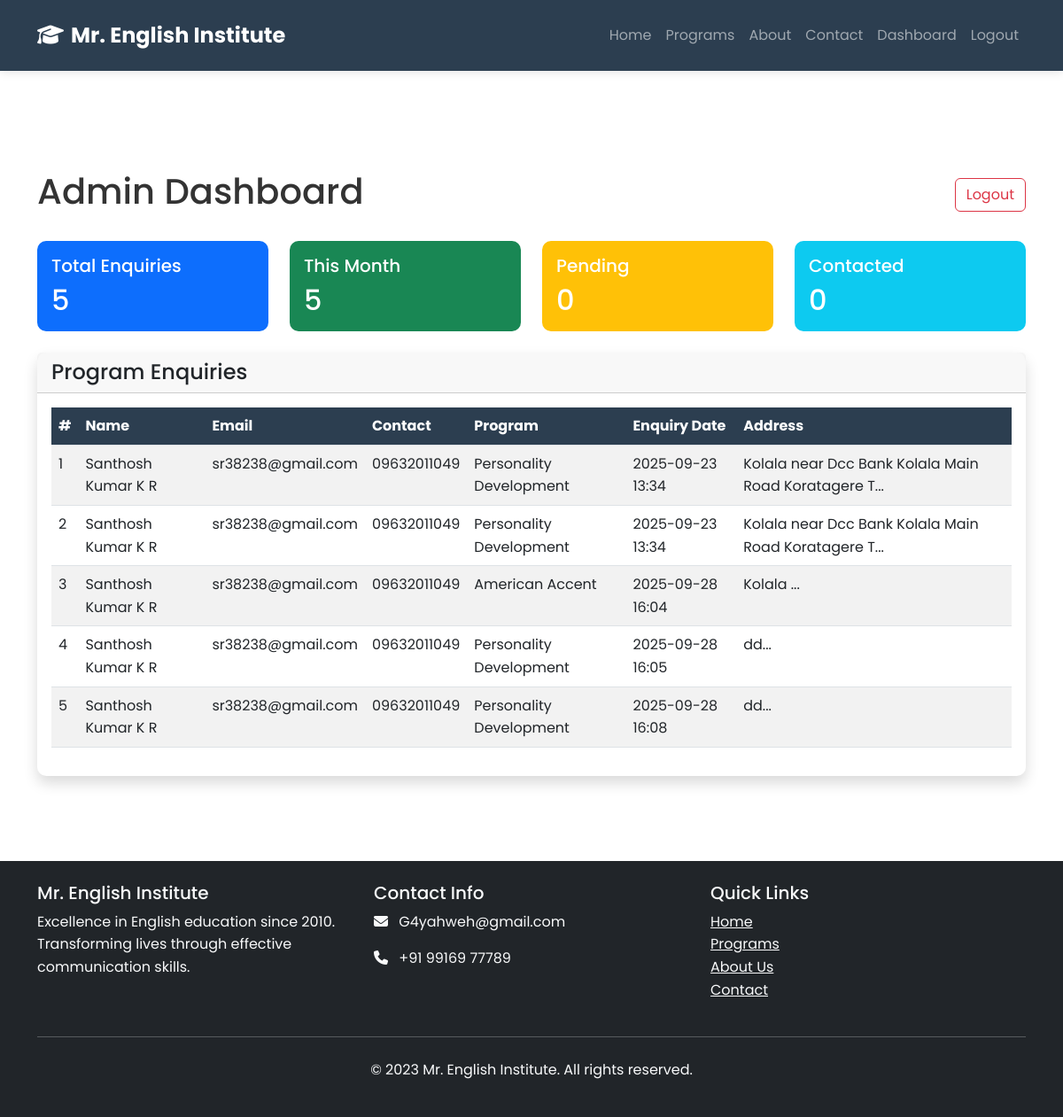
The app's page /admin/dashboard (signed in) with its own data.
### models.py (models this page shows)
class Enquiry(db.Model):
    id = db.Column(db.Integer, primary_key=True)
    name = db.Column(db.String(100), nullable=False)
    email = db.Column(db.String(100), nullable=False)
    address = db.Column(db.Text, nullable=False)
    contact_no = db.Column(db.String(15), nullable=False)
    program_id = db.Column(db.Integer, db.ForeignKey('program.id'), nullable=False)
    enquiry_date = db.Column(db.DateTime, default=datetime.utcnow)

class Program(db.Model):
    id = db.Column(db.Integer, primary_key=True)
    name = db.Column(db.String(100), nullable=False)
    description = db.Column(db.Text, nullable=True)
    enquiries = db.relationship('Enquiry', backref='program', lazy=True)

### app.py (the view)
@app.route('/admin/dashboard')
def admin_dashboard():
    if not session.get('admin_logged_in'):
        return redirect(url_for('admin_login'))
    enquiries = Enquiry.query.all()
    return render_template('admin_dashboard.html', enquiries=enquiries)

### templates/admin_dashboard.html
{% extends "base.html" %}
{% block content %}
<section class="py-5 mt-5">
    <div class="container">
        <div class="d-flex justify-content-between align-items-center mb-4">
            <h1>Admin Dashboard</h1>
            <a href="{{ url_for('admin_logout') }}" class="btn btn-outline-danger">Logout</a>
        </div>
        <div class="row mb-4">
            <div class="col-md-3">
                <div class="card text-white bg-primary">
                    <div class="card-body">
                        <h5 class="card-title">Total Enquiries</h5>
                        <h2 class="card-text">{{ enquiries|length }}</h2>
                    </div>
                </div>
            </div>
            <div class="col-md-3">
                <div class="card text-white bg-success">
                    <div class="card-body">
                        <h5 class="card-title">This Month</h5>
                        <h2 class="card-text">{{ enquiries|length }}</h2>
                    </div>
                </div>
            </div>
            <div class="col-md-3">
                <div class="card text-white bg-warning">
                    <div class="card-body">
                        <h5 class="card-title">Pending</h5>
                        <h2 class="card-text">0</h2>
                    </div>
                </div>
            </div>
            <div class="col-md-3">
                <div class="card text-white bg-info">
                    <div class="card-body">
                        <h5 class="card-title">Contacted</h5>
                        <h2 class="card-text">0</h2>
                    </div>
                </div>
            </div>
        </div>
        <div class="card shadow">
            <div class="card-header">
                <h4 class="mb-0">Program Enquiries</h4>
            </div>
            <div class="card-body">
                {% if enquiries %}
                <div class="table-responsive">
                    <table class="table table-striped table-hover">
                        <thead>
                            <tr>
                                <th>#</th>
                                <th>Name</th>
                                <th>Email</th>
                                <th>Contact</th>
                                <th>Program</th>
                                <th>Enquiry Date</th>
                                <th>Address</th>
                            </tr>
                        </thead>
                        <tbody>
                            {% for enquiry in enquiries %}
                            <tr>
                                <td>{{ enquiry.id }}</td>
                                <td>{{ enquiry.name }}</td>
                                <td>{{ enquiry.email }}</td>
                                <td>{{ enquiry.contact_no }}</td>
                                <td>{{ enquiry.program.name }}</td>
                                <td>{{ enquiry.enquiry_date.strftime('%Y-%m-%d %H:%M') }}</td>
                                <td>{{ enquiry.address[:50] }}...</td>
                            </tr>
                            {% endfor %}
                        </tbody>
                    </table>
                </div>
                {% else %}
                <div class="text-center py-4">
                    <p class="text-muted">No enquiries yet.</p>
                </div>
                {% endif %}
            </div>
        </div>
    </div>
</section>
{% endblock %}

### static/css/style.css (style rules this page uses)
:root { --primary-color: #2c3e50; --secondary-color: #3498db; --accent-color: #e74c3c; --light-color: #ecf0f1; --dark-color: #2c3e50; }
* { margin: 0; padding: 0; box-sizing: border-box; }
body { font-family: 'Poppins', sans-serif; line-height: 1.6; color: #333; }
.card { border: none; border-radius: 10px; }
.table th { background-color: var(--primary-color); color: white; }

### records on screen
Enquiry: id "1", name "Santhosh Kumar K R", email "sr38238@gmail.com", contact_no "09632011049", program.name "Personality Development", enquiry_date "2025-09-23 13:34", address "Kolala near Dcc Bank Kolala Main Road Koratagere T"
Enquiry: id "2", name "Santhosh Kumar K R", email "sr38238@gmail.com", contact_no "09632011049", program.name "Personality Development", enquiry_date "2025-09-23 13:34", address "Kolala near Dcc Bank Kolala Main Road Koratagere T"
Enquiry: id "3", name "Santhosh Kumar K R", email "sr38238@gmail.com", contact_no "09632011049", program.name "American Accent", enquiry_date "2025-09-28 16:04", address "Kolala"
Enquiry: id "4", name "Santhosh Kumar K R", email "sr38238@gmail.com", contact_no "09632011049", program.name "Personality Development", enquiry_date "2025-09-28 16:05", address "dd"
Enquiry: id "5", name "Santhosh Kumar K R", email "sr38238@gmail.com", contact_no "09632011049", program.name "Personality Development", enquiry_date "2025-09-28 16:08", address "dd"

### other values on screen
{{ enquiries|length }} "5"
